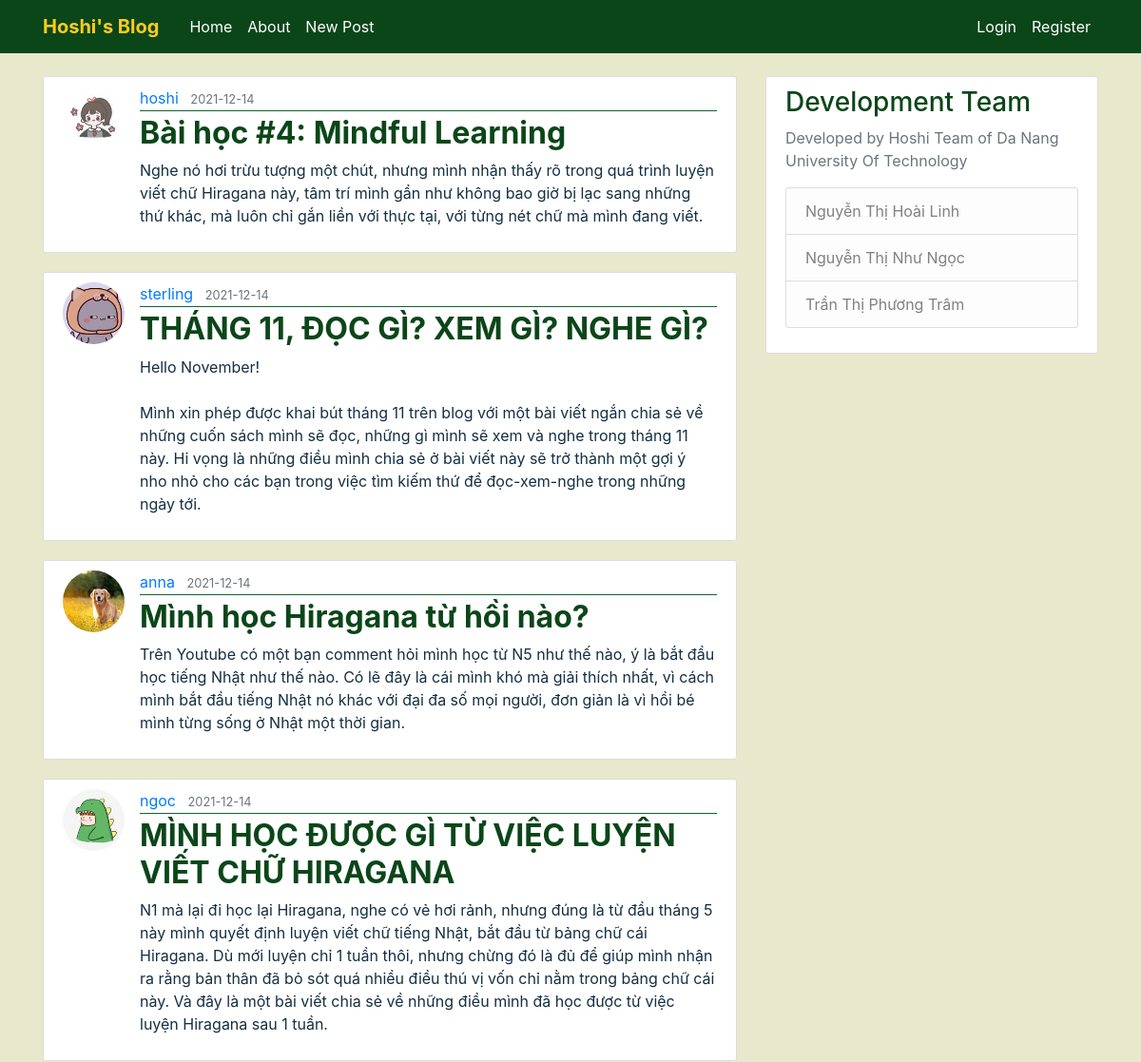
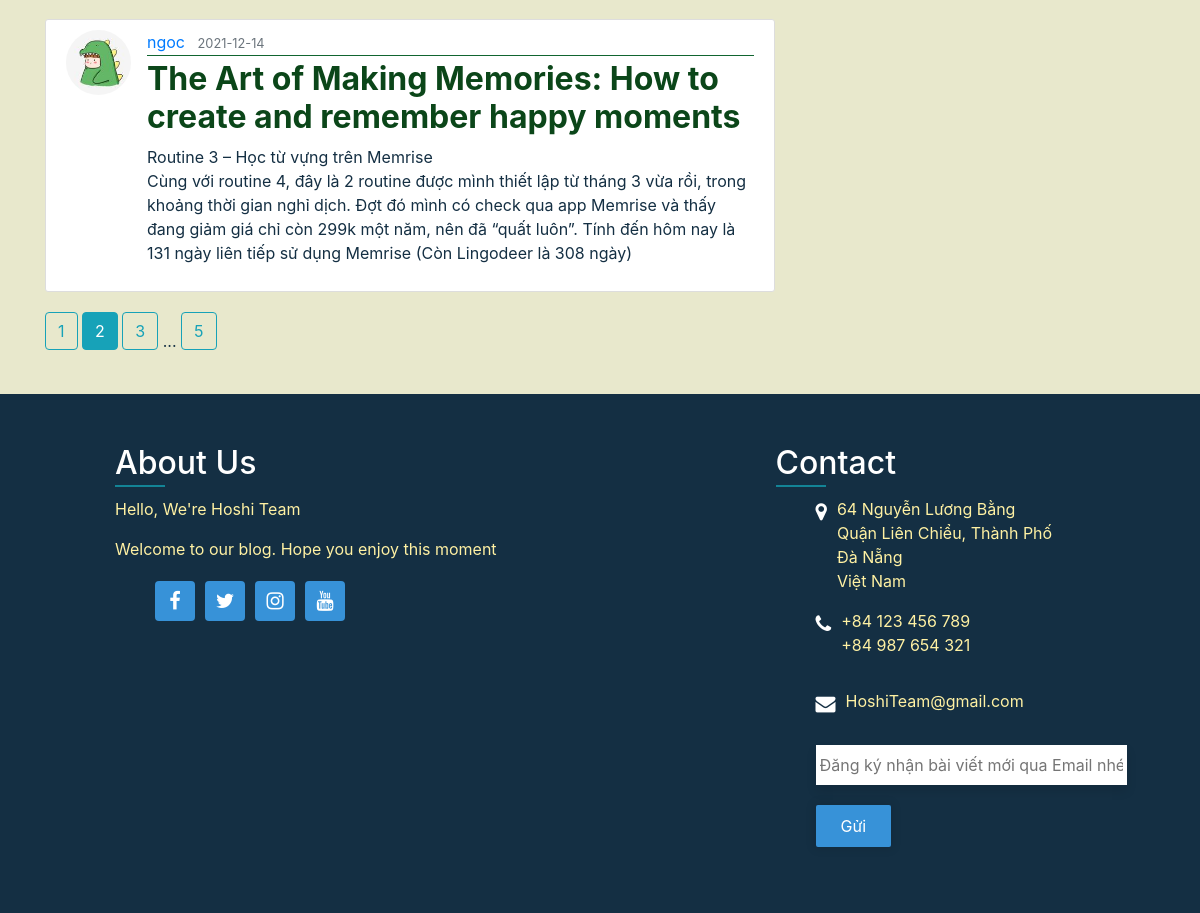
The page /home?page=2 on the database its author committed (2 pictures, top to bottom).
### FlaskBlog/models.py (models this page shows, shortened)
class Post(db.Model):
    id = db.Column(db.Integer, primary_key=True)
    title = db.Column(db.String(100), nullable=False)
    date_posted = db.Column(db.DateTime, nullable=False, default=datetime.utcnow)
    content = db.Column(db.Text, nullable=False)
    user_id = db.Column(db.Integer, db.ForeignKey('user.id'), nullable=False)

class User(db.Model, UserMixin):
    id = db.Column(db.Integer, primary_key=True)
    username = db.Column(db.String(20), unique=True, nullable=False)
    email = db.Column(db.String(120), unique=True, nullable=False)
    image_file = db.Column(db.String(20), nullable=False, default='default.png')
    password = db.Column(db.String(60), nullable=False)
    posts = db.relationship('Post', backref='author', lazy=True)

### FlaskBlog/routes.py (the view)
@app.route("/")
@app.route("/home")
def home():
    page = request.args.get('page', 1, type=int)
    posts = Post.query.order_by(Post.date_posted.desc()).paginate(page=page, per_page=5)
    return render_template('home.html', posts=posts) #duong dan

### FlaskBlog/templates/home.html
{% extends "layout.html" %}
{% block content %}
    {% for post in posts.items %}
        <article class="media content-section">
          <img class="rounded-circle article-img" src="{{ url_for('static', filename='avatar/' + post.author.image_file) }}">
          <div class="media-body">
            <div class="article-metadata">
              <a class="mr-2" href="{{ url_for('user_posts', username=post.author.username) }}">{{ post.author.username }}</a>
              <small class="text-muted">{{ post.date_posted.strftime('%Y-%m-%d') }}</small>
            </div>
            <h2><a class="article-title" href="{{ url_for('post', post_id=post.id) }}">{{ post.title }}</a></h2>
            <p class="article-content">{{ post.content }}</p>
          </div>
        </article>
    {% endfor %}
    {% for page_num in posts.iter_pages(left_edge=1, right_edge=1, left_current=1, right_current=2) %}
      {% if page_num %}
        {% if posts.page == page_num %}
          <a class="btn btn-info mb-4" href="{{ url_for('home', page=page_num) }}">{{ page_num }}</a>
        {% else %}
          <a class="btn btn-outline-info mb-4" href="{{ url_for('home', page=page_num) }}">{{ page_num }}</a>
        {% endif %}
      {% else %}
        ...
      {% endif %}
    {% endfor %}
{% endblock content %}

### FlaskBlog/static/main.css (style rules this page uses)
body { background: #E8E8CC; color: #142F43; margin-top: 5rem; }
h1, h2, h3, h4, h5, h6 { color: #0B4619; }
.content-section { background: #ffffff; padding: 10px 20px; border: 1px solid #dddddd; border-radius: 3px; margin-bottom: 20px; }
.article-title { color: #0B4619; font-weight: bold; }
.article-content { white-space: pre-line; }
.article-img { height: 65px; width: 65px; margin-right: 16px; }
.article-metadata { padding-bottom: 1px; margin-bottom: 4px; border-bottom: 1px solid #116530 }

### rows shown on the page
Post: image_file (picture), author.username "hoshi", date_posted "2021-12-14", title "Bài học #4: Mindful Learning", content "Nghe nó hơi trừu tượng một chút, nhưng mình nhận thấy rõ trong quá trình luyện viết chữ Hiragana này, tâm trí mình gần như không bao giờ bị lạc sang những thứ khác, mà luôn chỉ gắn liền với thực tại, với từng nét chữ mà mình đang viết."
Post: image_file (picture), author.username "sterling", date_posted "2021-12-14", title "THÁNG 11, ĐỌC GÌ? XEM GÌ? NGHE GÌ?", content "Hello November! Mình xin phép được khai bút tháng 11 trên blog với một bài viết ngắn chia sẻ về những cuốn sách mình sẽ đọc, những gì mình sẽ xem và nghe trong tháng 11 này. Hi vọng là những điều mình chia sẻ ở bài viết này sẽ trở thành một gợi ý nho nhỏ cho các bạn trong việc tìm kiếm thứ để đọc-xem-nghe trong những ngày tới."
Post: image_file (picture), author.username "anna", date_posted "2021-12-14", title "Mình học Hiragana từ hồi nào?", content "Trên Youtube có một bạn comment hỏi mình học từ N5 như thế nào, ý là bắt đầu học tiếng Nhật như thế nào. Có lẽ đây là cái mình khó mà giải thích nhất, vì cách mình bắt đầu tiếng Nhật nó khác với đại đa số mọi người, đơn giản là vì hồi bé mình từng sống ở Nhật một thời gian."
Post: image_file (picture), author.username "ngoc", date_posted "2021-12-14", title "MÌNH HỌC ĐƯỢC GÌ TỪ VIỆC LUYỆN VIẾT CHỮ HIRAGANA", content "N1 mà lại đi học lại Hiragana, nghe có vẻ hơi rảnh, nhưng đúng là từ đầu tháng 5 này mình quyết định luyện viết chữ tiếng Nhật, bắt đầu từ bảng chữ cái Hiragana. Dù mới luyện chỉ 1 tuần thôi, nhưng chừng đó là đủ để giúp mình nhận ra rằng bản thân đã bỏ sót quá nhiều điều thú vị vốn chỉ nằm trong bảng chữ cái này. Và đây là một bài viết chia sẻ về những điều mình đã học được từ việc luyện Hiragana sau 1 tuần."
Post: image_file (picture), author.username "ngoc", date_posted "2021-12-14", title "The Art of Making Memories: How to create and remember happy moments", content "Routine 3 – Học từ vựng trên Memrise Cùng với routine 4, đây là 2 routine được mình thiết lập từ tháng 3 vừa rồi, trong khoảng thời gian nghỉ dịch. Đợt đó mình có check qua app Memrise và thấy đang giảm giá chỉ còn 299k một năm, nên đã “quất luôn”. Tính đến hôm nay là 131 ngày liên tiếp sử dụng Memrise (Còn Lingodeer là 308 ngày)"

### other values the page prints
{{ page_num }} "1" "3" "5"
{{ page_num }} "2"
